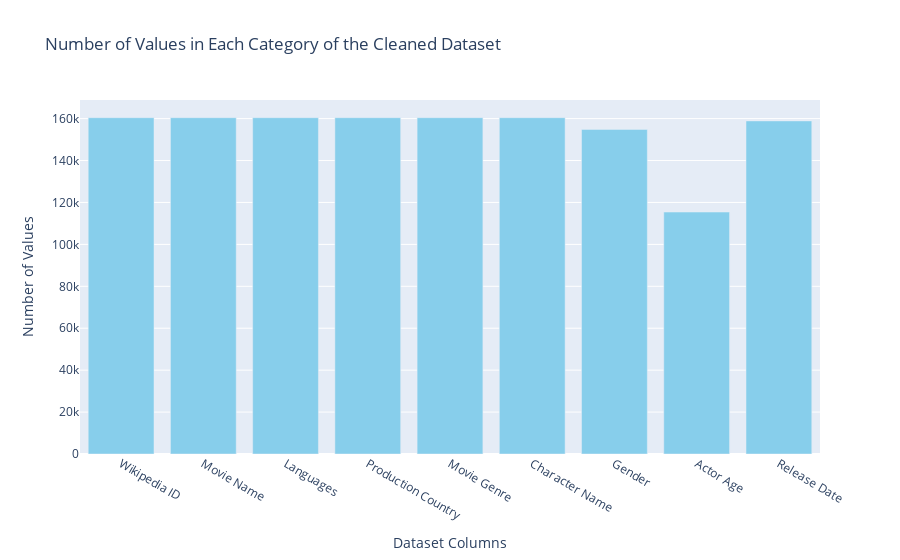

Notebook code cell kept with this figure:
### Code cell
value_count_per_column = df_char_cleaned.notnull().sum()

# Define the data
data = go.Bar(
    x=df_char_cleaned_column.columns,  
    y=value_count_per_column.values,  
    marker=dict(
        color='skyblue' 
    ),
    text=[f"{count}" for count in value_count_per_column.values], 
    hoverinfo='text',  
    textposition='none'  
)

# Create the layout
layout = go.Layout(
    title='Number of Values in Each Category of the Cleaned Dataset',  
    xaxis=dict(title='Dataset Columns'),  
    yaxis=dict(title='Number of Values'),  
    barmode='group'  

)

fig = go.Figure(data=[data], layout=layout)

# Plot the graph
fig.show()

### Figure 1 — Plotly figure (JSON) as saved in the notebook; plotly's stock layout.template omitted (floating-point values rounded to 4 significant figures)
{"data": [{"hoverinfo": "text", "marker": {"color": "skyblue"}, "text": ["160432", "160432", "160432", "160432", "160432", "160432", "154848", "115433", "158903"], "textposition": "none", "type": "bar", "x": ["Wikipedia ID", "Movie Name", "Languages", "Production Country", "Movie Genre", "Character Name", "Gender", "Actor Age", "Release Date"], "y": [160432, 160432, 160432, 160432, 160432, 160432, 154848, 115433, 158903]}], "layout": {"barmode": "group", "title": {"text": "Number of Values in Each Category of the Cleaned Dataset"}, "xaxis": {"title": {"text": "Dataset Columns"}}, "yaxis": {"title": {"text": "Number of Values"}}}}
